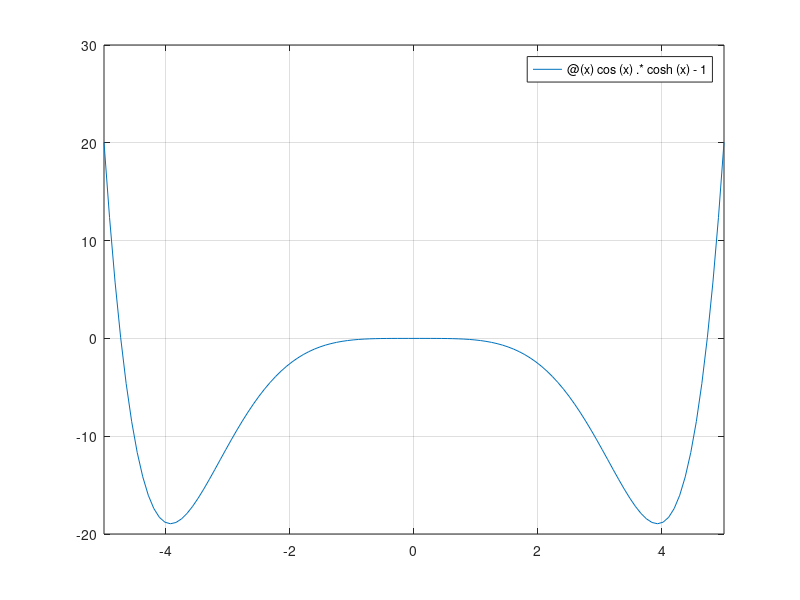

This chart was generated by the following MATLAB code: (Note: this script raises an error after producing the figure.)
f=@(x)cos(x).*cosh(x)-1;
fplot(f)
grid on
df=diff(f,x);
delta=10^(-10);epsilon=10^(-10);
max2=100;
a=0;b=50;
R=approot(f,a,b,10^(-20))
m=0;
for i=1:length(R)
    if abs(subs(df,x,R(i)))<epsilon
        [P,k]=muller(f,a,b,R(i),delta,epsilon,max2);
        P
        k
    else
        [P,k]=newton(f,R(i),delta,epsilon,max2,1);
        P
        k
    end
end